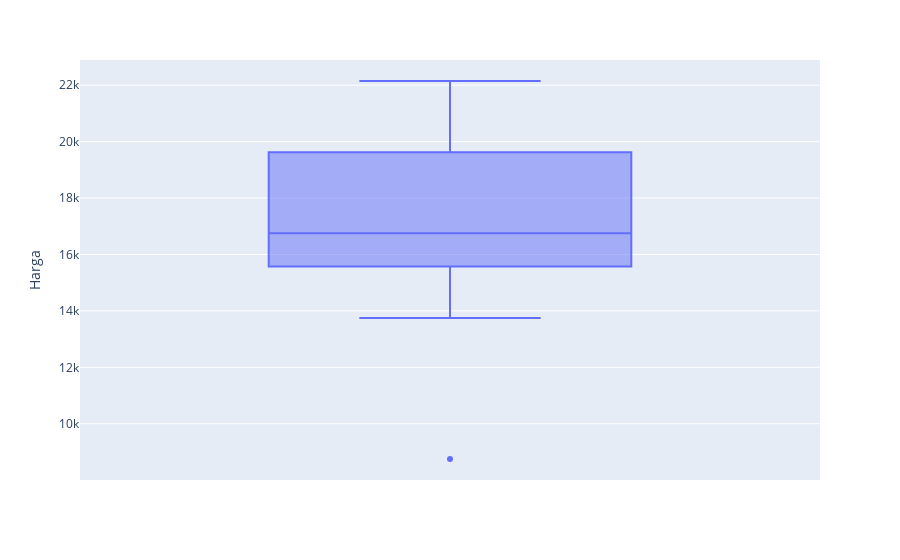

Notebook code for this chart:
### Code cell
fig = px.box(dataset_bawang, y='Harga')
fig.show()

### Figure 1 — Plotly figure (JSON) as saved in the notebook; plotly's stock layout.template omitted (floating-point values rounded to 4 significant figures)
{"data": [{"alignmentgroup": "True", "hovertemplate": "Harga=%{y}<extra></extra>", "legendgroup": "", "marker": {"color": "#636efa"}, "name": "", "notched": false, "offsetgroup": "", "orientation": "v", "showlegend": false, "type": "box", "x0": " ", "xaxis": "x", "y": [17150, 16050, 18350, 22150, 21350, 16200, 18150, 20900, 16350, 13750, 15100, 8750], "y0": " ", "yaxis": "y"}], "layout": {"boxmode": "group", "legend": {"tracegroupgap": 0}, "margin": {"t": 60}, "xaxis": {"anchor": "y", "domain": [0, 1]}, "yaxis": {"anchor": "x", "domain": [0, 1], "title": {"text": "Harga"}}}}
